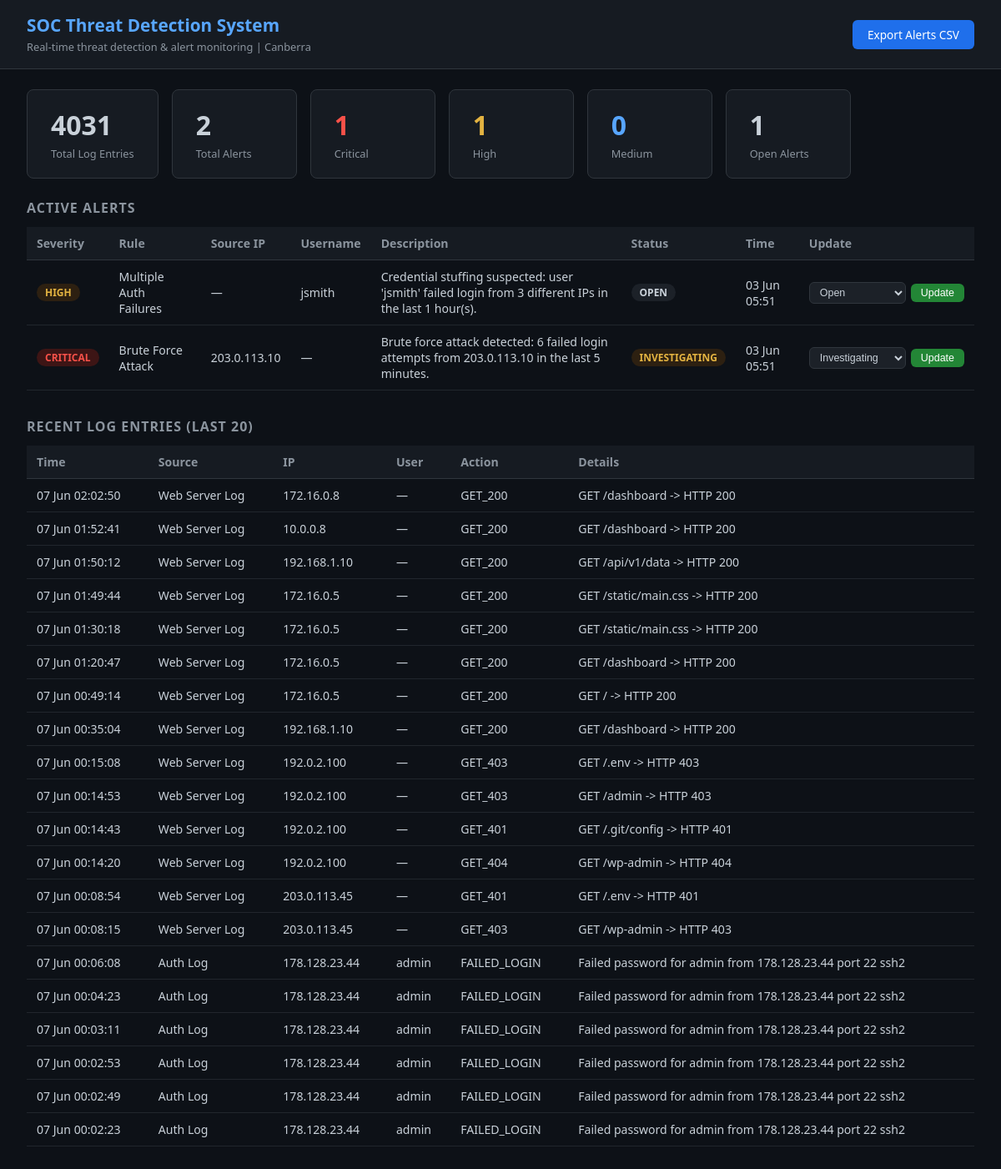
The page / on the database its author committed.
### alerts/models.py (models this page shows, shortened)
class Alert(models.Model):
    SEVERITY_CHOICES = [
        ('critical', 'Critical'),
        ('high',     'High'),
        ('medium',   'Medium'),
        ('low',      'Low'),
    ]
    STATUS_CHOICES = [
        ('open',        'Open'),
        ('investigating','Investigating'),
        ('resolved',    'Resolved'),
        ('false_positive', 'False Positive'),
    ]
    RULE_CHOICES = [
        ('brute_force',       'Brute Force Attack'),
        ('after_hours_login', 'After Hours Login'),
        ('port_scan',         'Port Scan Detected'),
        ('multiple_failures', 'Multiple Auth Failures'),
    ]
    rule_name       = models.CharField(max_length=50, choices=RULE_CHOICES)
    severity        = models.CharField(max_length=20, choices=SEVERITY_CHOICES)
    status          = models.CharField(max_length=20, choices=STATUS_CHOICES, default='open')
    source_ip       = models.GenericIPAddressField(null=True, blank=True)
    username        = models.CharField(max_length=100, null=True, blank=True)
    description     = models.TextField()
    triggered_at    = models.DateTimeField(auto_now_add=True)
    related_logs    = models.ManyToManyField(LogEntry, blank=True)
    analyst_notes   = models.TextField(blank=True)
    class Meta:
        ordering = ['-triggered_at']

### logs/models.py (models this page shows, shortened)
class LogEntry(models.Model):
    LOG_SOURCES = [
        ('auth', 'Auth Log'),
        ('firewall', 'Firewall Log'),
        ('web', 'Web Server Log'),
    ]
    timestamp       = models.DateTimeField()
    source          = models.CharField(max_length=20, choices=LOG_SOURCES)
    source_ip       = models.GenericIPAddressField(null=True, blank=True)
    username        = models.CharField(max_length=100, null=True, blank=True)
    action          = models.CharField(max_length=100)   # e.g. "FAILED_LOGIN", "BLOCKED", "GET"
    details         = models.TextField(blank=True)
    raw_line        = models.TextField()
    ingested_at     = models.DateTimeField(auto_now_add=True)
    class Meta:
        ordering = ['-timestamp']

### alerts/views.py (the view)
# urls.py: path('', dashboard, name='dashboard'),
def dashboard(request):
    alerts = Alert.objects.all()
    context = {
        'alerts':        alerts,
        'recent_logs':   LogEntry.objects.all()[:20],
        'total_logs':    LogEntry.objects.count(),
        'total_alerts':  alerts.count(),
        'critical_count':alerts.filter(severity='critical').count(),
        'high_count':    alerts.filter(severity='high').count(),
        'medium_count':  alerts.filter(severity='medium').count(),
        'open_alerts':   alerts.filter(status='open').count(),
    }
    return render(request, 'dashboard/index.html', context)

### templates/dashboard/index.html (shortened to what this page needs)
<!DOCTYPE html>
<html lang="en">
<head>
</head>
<body>
<header>
  <div>
    <h1>SOC Threat Detection System</h1>
    <span>Real-time threat detection &amp; alert monitoring | Canberra</span>
  </div>
  <a href="{% url 'export_alerts_csv' %}" class="btn-export">Export Alerts CSV</a>
</header>
<div class="stats">
  <div class="stat-card"><div class="number">{{ total_logs }}</div><div class="label">Total Log Entries</div></div>
  <div class="stat-card"><div class="number">{{ total_alerts }}</div><div class="label">Total Alerts</div></div>
  <div class="stat-card"><div class="number critical">{{ critical_count }}</div><div class="label">Critical</div></div>
  <div class="stat-card"><div class="number high">{{ high_count }}</div><div class="label">High</div></div>
  <div class="stat-card"><div class="number medium">{{ medium_count }}</div><div class="label">Medium</div></div>
  <div class="stat-card"><div class="number">{{ open_alerts }}</div><div class="label">Open Alerts</div></div>
</div>
<div class="section">
  <h2>Active Alerts</h2>
  {% if alerts %}
  <table>
    <thead><tr><th>Severity</th><th>Rule</th><th>Source IP</th><th>Username</th><th>Description</th><th>Status</th><th>Time</th><th>Update</th></tr></thead>
    <tbody>
      {% for alert in alerts %}
      <tr>
        <td><span class="badge badge-{{ alert.severity }}">{{ alert.severity }}</span></td>
        <td>{{ alert.get_rule_name_display }}</td>
        <td>{{ alert.source_ip|default:"&mdash;" }}</td>
        <td>{{ alert.username|default:"&mdash;" }}</td>
        <td>{{ alert.description }}</td>
        <td><span class="badge badge-{{ alert.status }}">{{ alert.get_status_display }}</span></td>
        <td>{{ alert.triggered_at|date:"d M H:i" }}</td>
        <td>
          <form method="POST" action="{% url 'update_alert_status' alert.id %}" class="status-form">
            <select name="status" class="status-select">
              <option value="open" {% if alert.status == "open" %}selected{% endif %}>Open</option>
              <option value="investigating" {% if alert.status == "investigating" %}selected{% endif %}>Investigating</option>
            </select>
            <button type="submit" class="btn-update">Update</button>
          </form>
        </td>
      </tr>
      {% endfor %}
    </tbody>
  </table>
  {% else %}<div class="empty">No alerts yet.</div>{% endif %}
</div>
<div class="section">
  <h2>Recent Log Entries (last 20)</h2>
  {% if recent_logs %}
  <table>
    <thead><tr><th>Time</th><th>Source</th><th>IP</th><th>User</th><th>Action</th><th>Details</th></tr></thead>
    <tbody>
      {% for log in recent_logs %}
      <tr>
        <td>{{ log.timestamp|date:"d M H:i:s" }}</td>
        <td>{{ log.get_source_display }}</td>
        <td>{{ log.source_ip|default:"&mdash;" }}</td>
        <td>{{ log.username|default:"&mdash;" }}</td>
        <td>{{ log.action }}</td>
        <td>{{ log.details|truncatechars:80 }}</td>
      </tr>
      {% endfor %}
    </tbody>
  </table>
  {% else %}<div class="empty">No log entries yet.</div>{% endif %}
</div>
</body>
</html>

### templates/dashboard/index.html (style rules this page uses)
* { box-sizing: border-box; margin: 0; padding: 0; }
body { font-family: 'Segoe UI', sans-serif; background: #0d1117; color: #c9d1d9; }
header { background: #161b22; border-bottom: 1px solid #30363d; padding: 16px 32px; display: flex; align-items: center; justify-content: space-between; }
header h1 { font-size: 1.3rem; color: #58a6ff; }
header span { font-size: 0.8rem; color: #8b949e; }
.btn-export { background: #1f6feb; color: #fff; border: none; border-radius: 6px; padding: 8px 18px; font-size: 0.85rem; cursor: pointer; text-decoration: none; }
.stats { display: flex; gap: 16px; padding: 24px 32px; flex-wrap: wrap; }
.stat-card { background: #161b22; border: 1px solid #30363d; border-radius: 8px; padding: 20px 28px; min-width: 150px; }
.stat-card .number { font-size: 2rem; font-weight: bold; }
.stat-card .label { font-size: 0.8rem; color: #8b949e; margin-top: 4px; }
.critical { color: #f85149; }
.high { color: #e3b341; }
.medium { color: #58a6ff; }
.section { padding: 0 32px 32px; }
.section h2 { font-size: 1rem; color: #8b949e; margin-bottom: 12px; text-transform: uppercase; letter-spacing: 1px; }
table { width: 100%; border-collapse: collapse; font-size: 0.88rem; }
th { text-align: left; padding: 10px 12px; background: #161b22; color: #8b949e; border-bottom: 1px solid #30363d; }
td { padding: 10px 12px; border-bottom: 1px solid #21262d; vertical-align: middle; }
.badge { display: inline-block; padding: 2px 10px; border-radius: 12px; font-size: 0.75rem; font-weight: 600; text-transform: uppercase; }
.badge-critical { background: #3d1515; color: #f85149; }
.badge-high { background: #2d2011; color: #e3b341; }
.badge-open { background: #1c2128; color: #c9d1d9; }
.badge-investigating { background: #2d2011; color: #e3b341; }
.status-form { display: flex; gap: 6px; align-items: center; }
.status-select { background: #1c2128; color: #c9d1d9; border: 1px solid #30363d; border-radius: 6px; padding: 4px 8px; font-size: 0.78rem; cursor: pointer; }
.btn-update { background: #238636; color: #fff; border: none; border-radius: 6px; padding: 4px 12px; font-size: 0.78rem; cursor: pointer; }

### rows shown on the page
Alert: severity "HIGH", rule_name "Multiple Auth Failures", source_ip "—", username "jsmith", description "Credential stuffing suspected: user 'jsmith' failed login from 3 different IPs in the last 1 hour(s).", status "OPEN", triggered_at "03 Jun 05:51", status "Open"
Alert: severity "CRITICAL", rule_name "Brute Force Attack", source_ip "203.0.113.10", username "—", description "Brute force attack detected: 6 failed login attempts from 203.0.113.10 in the last 5 minutes.", status "INVESTIGATING", triggered_at "03 Jun 05:51", status "Investigating"
LogEntry: timestamp "07 Jun 02:02:50", source "Web Server Log", source_ip "172.16.0.8", username "—", action "GET_200", details "GET /dashboard -> HTTP 200"
LogEntry: timestamp "07 Jun 01:52:41", source "Web Server Log", source_ip "10.0.0.8", username "—", action "GET_200", details "GET /dashboard -> HTTP 200"
LogEntry: timestamp "07 Jun 01:50:12", source "Web Server Log", source_ip "192.168.1.10", username "—", action "GET_200", details "GET /api/v1/data -> HTTP 200"
LogEntry: timestamp "07 Jun 01:49:44", source "Web Server Log", source_ip "172.16.0.5", username "—", action "GET_200", details "GET /static/main.css -> HTTP 200"
LogEntry: timestamp "07 Jun 01:20:47", source "Web Server Log", source_ip "172.16.0.5", username "—", action "GET_200", details "GET /dashboard -> HTTP 200"
LogEntry: timestamp "07 Jun 00:49:14", source "Web Server Log", source_ip "172.16.0.5", username "—", action "GET_200", details "GET / -> HTTP 200"
LogEntry: timestamp "07 Jun 00:35:04", source "Web Server Log", source_ip "192.168.1.10", username "—", action "GET_200", details "GET /dashboard -> HTTP 200"
LogEntry: timestamp "07 Jun 00:15:08", source "Web Server Log", source_ip "192.0.2.100", username "—", action "GET_403", details "GET /.env -> HTTP 403"
LogEntry: timestamp "07 Jun 00:14:53", source "Web Server Log", source_ip "192.0.2.100", username "—", action "GET_403", details "GET /admin -> HTTP 403"
LogEntry: timestamp "07 Jun 00:14:43", source "Web Server Log", source_ip "192.0.2.100", username "—", action "GET_401", details "GET /.git/config -> HTTP 401"
LogEntry: timestamp "07 Jun 00:14:20", source "Web Server Log", source_ip "192.0.2.100", username "—", action "GET_404", details "GET /wp-admin -> HTTP 404"
LogEntry: timestamp "07 Jun 00:08:15", source "Web Server Log", source_ip "203.0.113.45", username "—", action "GET_403", details "GET /wp-admin -> HTTP 403"
LogEntry: timestamp "07 Jun 00:06:08", source "Auth Log", source_ip "178.128.23.44", username "admin", action "FAILED_LOGIN", details "Failed password for admin from 178.128.23.44 port 22 ssh2"
LogEntry: timestamp "07 Jun 00:04:23", source "Auth Log", source_ip "178.128.23.44", username "admin", action "FAILED_LOGIN", details "Failed password for admin from 178.128.23.44 port 22 ssh2"
LogEntry: timestamp "07 Jun 00:03:11", source "Auth Log", source_ip "178.128.23.44", username "admin", action "FAILED_LOGIN", details "Failed password for admin from 178.128.23.44 port 22 ssh2"
LogEntry: timestamp "07 Jun 00:02:53", source "Auth Log", source_ip "178.128.23.44", username "admin", action "FAILED_LOGIN", details "Failed password for admin from 178.128.23.44 port 22 ssh2"
LogEntry: timestamp "07 Jun 00:02:49", source "Auth Log", source_ip "178.128.23.44", username "admin", action "FAILED_LOGIN", details "Failed password for admin from 178.128.23.44 port 22 ssh2"
LogEntry: timestamp "07 Jun 00:02:23", source "Auth Log", source_ip "178.128.23.44", username "admin", action "FAILED_LOGIN", details "Failed password for admin from 178.128.23.44 port 22 ssh2"

### other values the page prints
{{ total_logs }} "4031"
{{ total_alerts }} "2"
{{ critical_count }} "1"
{{ high_count }} "1"
{{ medium_count }} "0"
{{ open_alerts }} "1"
